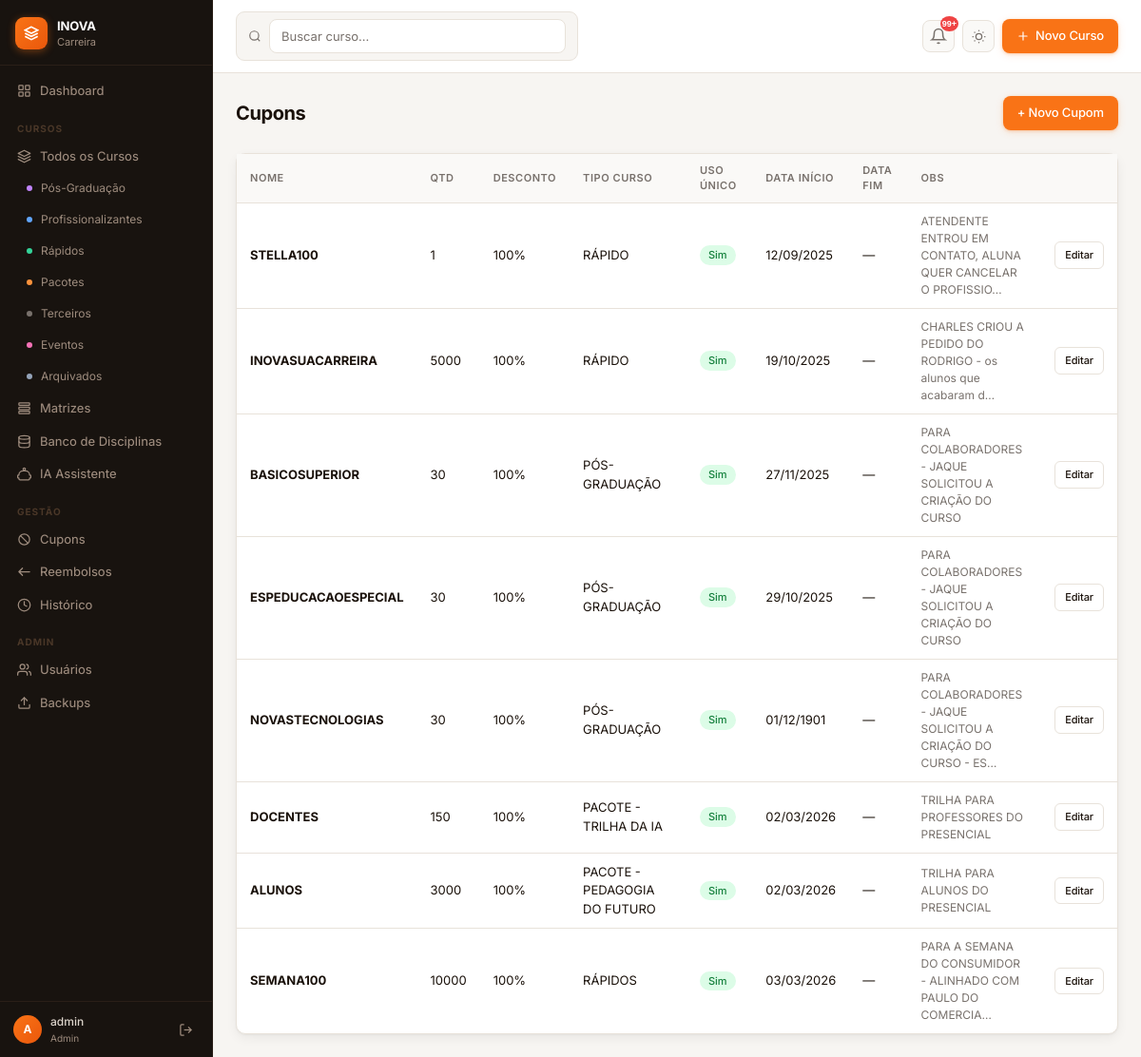
Screenshot of /cupons (signed in) with the database file from the repository.
### app.py (models this page shows)
class Coupon(db.Model):
    id           = db.Column(db.Integer, primary_key=True)
    nome         = db.Column(db.String(100), nullable=False)
    quantidade   = db.Column(db.Integer)
    desconto     = db.Column(db.Float)
    cursos_tipo  = db.Column(db.String(100))
    limite_curso = db.Column(db.Integer)
    uso_unico    = db.Column(db.Boolean, default=True)
    data_inicial = db.Column(db.Date)
    data_final   = db.Column(db.Date)
    obs          = db.Column(db.Text)
    created_at   = db.Column(db.DateTime, default=datetime.utcnow)

### app.py (the view)
@app.route('/cupons')
@perm_check('can_manage_cupons')
def cupons():
    cupons = Coupon.query.order_by(Coupon.created_at.desc()).all()
    return render_template('cupons.html', cupons=cupons)

### app.py (called while the page is built, shortened)
def perm_check(check_fn_name):
    def decorator(f):
        @wraps(f)
        def decorated(*args, **kwargs):
            if 'user_id' not in session:
                return redirect(url_for('login'))
            u = User.query.get(session['user_id'])
            if not u or not getattr(u, check_fn_name)():
                flash('Você não tem permissão para acessar esta seção.', 'danger')
                return redirect(url_for('dashboard'))
            return f(*args, **kwargs)
        return decorated
    return decorator

@app.context_processor
def inject_now():
    return {'now': datetime.now}

@app.before_request
def ensure_db():
    global _db_ready

    def can_manage_cupons(self):
        if self.role == 'admin': return True
        if self._p().get('block_cupons'): return False
        return self.role == 'editor' or self._p().get('cupons_gerenciar', False)

    def can_manage_reembolsos(self):
        if self.role == 'admin': return True
        if self._p().get('block_reembolsos'): return False
        return self.role == 'editor' or self._p().get('reembolsos_gerenciar', False)

    def can_view_historico(self):
        if self.role == 'admin': return True
        if self._p().get('block_historico'): return False
        return self.role == 'editor' or self._p().get('historico_ver', False)

### templates/cupons.html (shortened to what this page needs)
{% extends 'base.html' %}
{% block content %}
<div class="page">
  <div class="page-header">
    <div class="page-title">Cupons</div>
    {% if session.role in ['admin','editor'] %}
    <a href="{{ url_for('cupom_novo') }}" class="btn btn-primary">+ Novo Cupom</a>
    {% endif %}
  </div>
  <div class="card">
    <div class="table-wrapper">
      <table>
        <thead><tr><th>Nome</th><th>Qtd</th><th>Desconto</th><th>Tipo Curso</th><th>Uso Único</th><th>Data Início</th><th>Data Fim</th><th>Obs</th><th></th></tr></thead>
        <tbody>
          {% for c in cupons %}
          <tr>
            <td><strong>{{ c.nome }}</strong></td>
            <td>{{ c.quantidade }}</td>
            <td>{{ (c.desconto * 100)|int }}%</td>
            <td>{{ c.cursos_tipo or '—' }}</td>
            <td>{% if c.uso_unico %}<span class="badge badge-ativo">Sim</span>{% else %}<span class="badge badge-oculto">Não</span>{% endif %}</td>
            <td>{{ c.data_inicial.strftime('%d/%m/%Y') if c.data_inicial else '—' }}</td>
            <td>{{ c.data_final.strftime('%d/%m/%Y') if c.data_final else '—' }}</td>
            <td style="font-size:12px;color:var(--text-muted);max-width:200px">{{ (c.obs or '')[:60] }}{% if c.obs and c.obs|length > 60 %}…{% endif %}</td>
            <td>{% if session.role in ['admin','editor'] %}<a href="{{ url_for('cupom_editar', id=c.id) }}" class="btn btn-sm btn-secondary">Editar</a>{% endif %}</td>
          </tr>
          {% else %}
          <tr><td colspan="9" style="text-align:center;color:var(--text-muted);padding:32px">Nenhum cupom cadastrado.</td></tr>
          {% endfor %}
        </tbody>
      </table>
    </div>
  </div>
</div>
{% endblock %}

### static/css/style.css (style rules this page uses)
:root { --bg: #f7f5f2; --surface: #ffffff; --surface-2: #faf9f7; --sidebar-bg: #18130f; --sidebar-border: #2a1f18; --sidebar-text: #9e8c7e; --sidebar-hover: #241c16; --primary: #f97316; --primary-hover: #ea580c; --primary-light: #fff7ed; --primary-ring: rgba(249,115,22,.18); --success: #16a34a; --warning: #d97706; --danger: #dc2626; --text: #1a110a; --text-muted: #78716c; --border: #e8e2da; --radius: 10px; --shadow: 0 1px 2px rgba(0,0,0,.04), 0 4px 12px rgba(0,0,0,.06); --shadow-md: 0 4px 16px rgba(0,0,0,.10), 0 1px 4px rgba(0,0,0,.06); --transition: .18s ease; }
*, *::before, *::after { box-sizing: border-box; margin: 0; padding: 0; }
body { font-family: 'Inter', -apple-system, BlinkMacSystemFont, sans-serif; background: var(--bg); color: var(--text); font-size: 14px; line-height: 1.5; transition: background var(--transition), color var(--transition); -webkit-font-smoothing: antialiased; }
.page { padding: 24px; }
.page-header { display: flex; align-items: center; justify-content: space-between; margin-bottom: 24px; flex-wrap: wrap; gap: 12px; }
.page-title { font-size: 20px; font-weight: 700; letter-spacing: -.02em; }
.card { background: var(--surface); border-radius: var(--radius); box-shadow: var(--shadow); border: 1px solid var(--border); transition: background var(--transition), border-color var(--transition); }
.table-wrapper { overflow-x: auto; }
table { width: 100%; border-collapse: collapse; }
thead th { background: var(--surface-2); padding: 9px 14px; text-align: left; font-size: 11px; font-weight: 600; letter-spacing: .05em; text-transform: uppercase; color: var(--text-muted); border-bottom: 1px solid var(--border); transition: background var(--transition); }
tbody tr { border-bottom: 1px solid var(--border); transition: background .12s; }
tbody tr:last-child { border-bottom: none; }
td { padding: 10px 14px; font-size: 13px; vertical-align: middle; }
.badge { display: inline-flex; align-items: center; padding: 2px 9px; border-radius: 20px; font-size: 11px; font-weight: 500; white-space: nowrap; }
.badge-ativo { background: #dcfce7; color: #15803d; }
.btn { display: inline-flex; align-items: center; gap: 6px; padding: 8px 15px; border-radius: 8px; border: none; cursor: pointer; font-size: 13px; font-weight: 500; text-decoration: none; transition: all .15s; white-space: nowrap; font-family: inherit; letter-spacing: -.01em; }
.btn-primary { background: var(--primary); color: #fff; box-shadow: 0 1px 3px rgba(249,115,22,.3), 0 2px 8px rgba(249,115,22,.15); }
.btn-secondary { background: var(--surface); color: var(--text); border: 1.5px solid var(--border); }
.btn-sm { padding: 5px 10px; font-size: 11px; border-radius: 6px; }

### rows the page displays
Coupon: nome "STELLA100", quantidade "1", (c.desconto*100)|int "100", cursos_tipo "RÁPIDO", uso_unico "Sim", data_inicial "12/09/2025", data_final "—", obs "ATENDENTE ENTROU EM CONTATO, ALUNA QUER CANCELAR O PROFISSIO"
Coupon: nome "INOVASUACARREIRA", quantidade "5000", (c.desconto*100)|int "100", cursos_tipo "RÁPIDO", uso_unico "Sim", data_inicial "19/10/2025", data_final "—", obs "CHARLES CRIOU A PEDIDO DO RODRIGO - os alunos que acabaram d"
Coupon: nome "BASICOSUPERIOR", quantidade "30", (c.desconto*100)|int "100", cursos_tipo "PÓS-GRADUAÇÃO", uso_unico "Sim", data_inicial "27/11/2025", data_final "—", obs "PARA COLABORADORES - JAQUE SOLICITOU A CRIAÇÃO DO CURSO"
Coupon: nome "ESPEDUCACAOESPECIAL", quantidade "30", (c.desconto*100)|int "100", cursos_tipo "PÓS-GRADUAÇÃO", uso_unico "Sim", data_inicial "29/10/2025", data_final "—", obs "PARA COLABORADORES - JAQUE SOLICITOU A CRIAÇÃO DO CURSO"
Coupon: nome "NOVASTECNOLOGIAS", quantidade "30", (c.desconto*100)|int "100", cursos_tipo "PÓS-GRADUAÇÃO", uso_unico "Sim", data_inicial "01/12/1901", data_final "—", obs "PARA COLABORADORES - JAQUE SOLICITOU A CRIAÇÃO DO CURSO - ES"
Coupon: nome "DOCENTES", quantidade "150", (c.desconto*100)|int "100", cursos_tipo "PACOTE - TRILHA DA IA", uso_unico "Sim", data_inicial "02/03/2026", data_final "—", obs "TRILHA PARA PROFESSORES DO PRESENCIAL"
Coupon: nome "ALUNOS", quantidade "3000", (c.desconto*100)|int "100", cursos_tipo "PACOTE - PEDAGOGIA DO FUTURO", uso_unico "Sim", data_inicial "02/03/2026", data_final "—", obs "TRILHA PARA ALUNOS DO PRESENCIAL"
Coupon: nome "SEMANA100", quantidade "10000", (c.desconto*100)|int "100", cursos_tipo "RÁPIDOS", uso_unico "Sim", data_inicial "03/03/2026", data_final "—", obs "PARA A SEMANA DO CONSUMIDOR - ALINHADO COM PAULO DO COMERCIA"

### other values shown
{{ session.username[0]|upper }} "A"
{{ session.username }} "admin"
{{ session.role }} "Admin"
{{ total_badge if total_badge < 100 else '99+' }} "99+"
